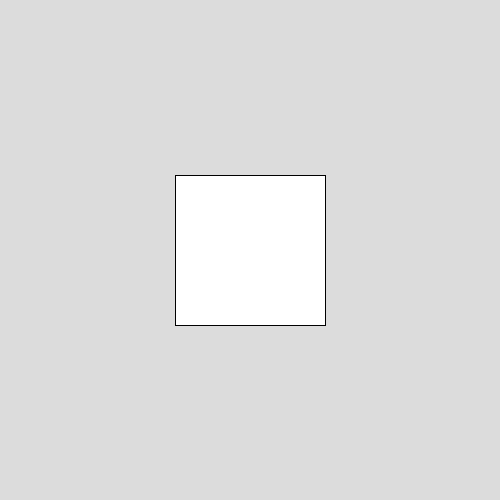
Frame 1 (no input)
Frame 60 (the mouse pressed at the canvas centre just before this capture): identical to frame 1, image omitted
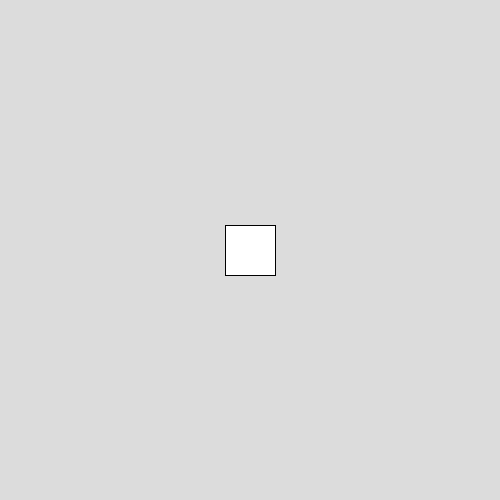
Frame 120 (the mouse held since frame 60 and released just before this capture)

The Processing sketch that drew these frames (run headless with seeded random() and noise(); from frame 60 on, the mouse is pressed at the canvas centre):

// Processing sketch: Ejemplo03
// ── Ejemplo03.pde
void setup()
{
  size(500,500);
}

void draw()
{
  background(220);
  
  if(mouseY < height /2)
  {
    rect(width/2 - 75, height/2-75, 150,150);// grande
  }
  else
  {
    rect(width/2 - 25, height/2-25, 50,50); // chico
  }
}
